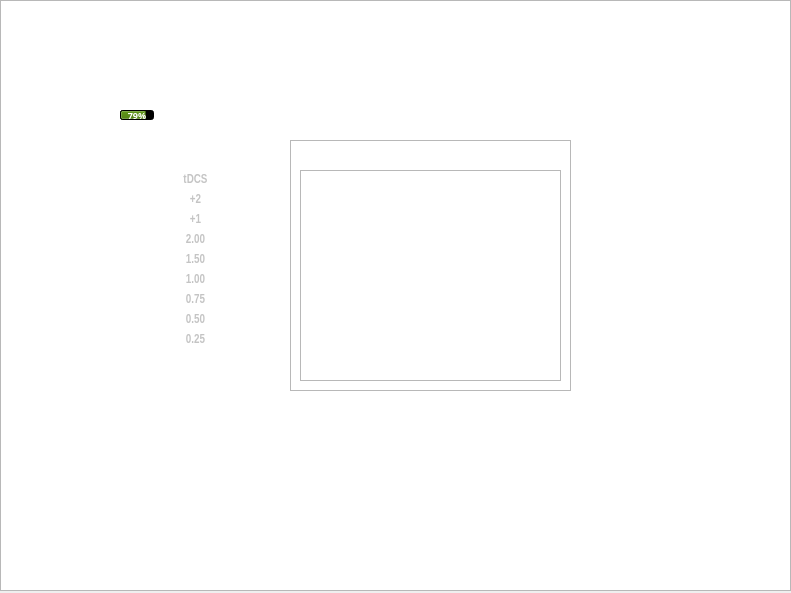
<?xml version="1.0" encoding="UTF-8"?>
<ui version="4.0">
 <class>MainWindow</class>
 <widget class="QMainWindow" name="MainWindow">
  <property name="geometry">
   <rect>
    <x>0</x>
    <y>0</y>
    <width>791</width>
    <height>593</height>
   </rect>
  </property>
  <property name="windowTitle">
   <string>CES Device Simulator</string>
  </property>
  <property name="windowIcon">
   <iconset>
    <normaloff>res/overlay/Background.png</normaloff>res/overlay/Background.png</iconset>
  </property>
  <widget class="QWidget" name="centralwidget">
   <widget class="QGraphicsView" name="skin_background">
    <property name="geometry">
     <rect>
      <x>0</x>
      <y>0</y>
      <width>791</width>
      <height>591</height>
     </rect>
    </property>
    <property name="styleSheet">
     <string notr="true">border-image: url(:/overlay/Background.png);</string>
    </property>
   </widget>
   <widget class="QPushButton" name="btn_power">
    <property name="geometry">
     <rect>
      <x>190</x>
      <y>480</y>
      <width>51</width>
      <height>51</height>
     </rect>
    </property>
    <property name="styleSheet">
     <string notr="true">QPushButton {
	image: url(:/buttons/powerButton.png);
	border-radius: 20px;
}

QPushButton:pressed {
	image: url(:/buttons/power_on.png);
}
</string>
    </property>
    <property name="text">
     <string/>
    </property>
   </widget>
   <widget class="QPushButton" name="btn_del">
    <property name="geometry">
     <rect>
      <x>281</x>
      <y>510</y>
      <width>71</width>
      <height>31</height>
     </rect>
    </property>
    <property name="styleSheet">
     <string notr="true">QPushButton {
	image: url(:/buttons/delButton.png);
	border-radius: 20px;
}

QPushButton:pressed {
	image: url(:/buttons/del_press.png);
}</string>
    </property>
    <property name="text">
     <string/>
    </property>
   </widget>
   <widget class="QLabel" name="dur_20min">
    <property name="enabled">
     <bool>true</bool>
    </property>
    <property name="geometry">
     <rect>
      <x>610</x>
      <y>150</y>
      <width>51</width>
      <height>51</height>
     </rect>
    </property>
    <property name="styleSheet">
     <string notr="true">image: url(:/icons/20min Session.png);</string>
    </property>
    <property name="text">
     <string/>
    </property>
   </widget>
   <widget class="QLabel" name="dur_45min">
    <property name="enabled">
     <bool>true</bool>
    </property>
    <property name="geometry">
     <rect>
      <x>610</x>
      <y>210</y>
      <width>51</width>
      <height>51</height>
     </rect>
    </property>
    <property name="styleSheet">
     <string notr="true">border-image: url(:/icons/45min Session.png);</string>
    </property>
    <property name="text">
     <string/>
    </property>
   </widget>
   <widget class="QLabel" name="dur_3hrs">
    <property name="geometry">
     <rect>
      <x>610</x>
      <y>270</y>
      <width>51</width>
      <height>51</height>
     </rect>
    </property>
    <property name="styleSheet">
     <string notr="true">border-image: url(:/icons/3hr Session.png);</string>
    </property>
    <property name="text">
     <string/>
    </property>
   </widget>
   <widget class="QLabel" name="dur_custom">
    <property name="geometry">
     <rect>
      <x>610</x>
      <y>330</y>
      <width>51</width>
      <height>51</height>
     </rect>
    </property>
    <property name="styleSheet">
     <string notr="true">border-image: url(:/icons/User Session.png);</string>
    </property>
    <property name="text">
     <string/>
    </property>
   </widget>
   <widget class="QProgressBar" name="batteryLevel">
    <property name="geometry">
     <rect>
      <x>120</x>
      <y>110</y>
      <width>34</width>
      <height>10</height>
     </rect>
    </property>
    <property name="font">
     <font>
      <family>Ubuntu Mono</family>
      <pointsize>7</pointsize>
      <weight>75</weight>
      <italic>false</italic>
      <bold>true</bold>
      <kerning>true</kerning>
     </font>
    </property>
    <property name="autoFillBackground">
     <bool>false</bool>
    </property>
    <property name="styleSheet">
     <string notr="true">selection-background-color: rgb(82, 129, 22);
background-color: rgb(0, 0, 0);</string>
    </property>
    <property name="minimum">
     <number>0</number>
    </property>
    <property name="value">
     <number>79</number>
    </property>
    <property name="alignment">
     <set>Qt::AlignLeading|Qt::AlignLeft|Qt::AlignVCenter</set>
    </property>
    <property name="textVisible">
     <bool>true</bool>
    </property>
    <property name="orientation">
     <enum>Qt::Horizontal</enum>
    </property>
    <property name="invertedAppearance">
     <bool>false</bool>
    </property>
    <property name="format">
     <string>%p%</string>
    </property>
   </widget>
   <widget class="QPushButton" name="btn_save">
    <property name="geometry">
     <rect>
      <x>440</x>
      <y>470</y>
      <width>71</width>
      <height>31</height>
     </rect>
    </property>
    <property name="styleSheet">
     <string notr="true">QPushButton {
	image: url(:/buttons/saveButton.png);
	border-radius: 20px;
}

QPushButton:pressed {
	image: url(:/buttons/save_press.png);
}
</string>
    </property>
    <property name="text">
     <string/>
    </property>
   </widget>
   <widget class="QPushButton" name="btn_up">
    <property name="geometry">
     <rect>
      <x>360</x>
      <y>470</y>
      <width>71</width>
      <height>31</height>
     </rect>
    </property>
    <property name="styleSheet">
     <string notr="true">QPushButton {
	image: url(:/buttons/upButton.png);
	border-radius: 20px;
}

QPushButton:pressed {
	image: url(:/buttons/up_press.png);
}
</string>
    </property>
    <property name="text">
     <string/>
    </property>
   </widget>
   <widget class="QPushButton" name="btn_dn">
    <property name="geometry">
     <rect>
      <x>360</x>
      <y>510</y>
      <width>71</width>
      <height>31</height>
     </rect>
    </property>
    <property name="styleSheet">
     <string notr="true">QPushButton {
	image: url(:/buttons/dnButton.png);
	border-radius: 20px;
}

QPushButton:pressed {
	image: url(:/buttons/dn_press.png);
}
</string>
    </property>
    <property name="text">
     <string/>
    </property>
   </widget>
   <widget class="QPushButton" name="btn_ok">
    <property name="geometry">
     <rect>
      <x>438</x>
      <y>510</y>
      <width>71</width>
      <height>31</height>
     </rect>
    </property>
    <property name="styleSheet">
     <string notr="true">QPushButton {
	image: url(:/buttons/okButton.png);
	border-radius: 20px;
}

QPushButton:pressed {
	image: url(:/buttons/ok_press.png);
}
</string>
    </property>
    <property name="text">
     <string/>
    </property>
   </widget>
   <widget class="QPushButton" name="btn_home">
    <property name="geometry">
     <rect>
      <x>280</x>
      <y>470</y>
      <width>71</width>
      <height>31</height>
     </rect>
    </property>
    <property name="styleSheet">
     <string notr="true">QPushButton {
	border-radius: 20px;
	image: url(:/buttons/homeButton.png);
}

QPushButton:pressed {
	border-radius: 20px;
	image: url(:/buttons/home_press.png);
}
</string>
    </property>
    <property name="text">
     <string/>
    </property>
   </widget>
   <widget class="QLabel" name="connection_CES">
    <property name="geometry">
     <rect>
      <x>420</x>
      <y>100</y>
      <width>31</width>
      <height>31</height>
     </rect>
    </property>
    <property name="styleSheet">
     <string notr="true">image: url(:/icons/CES Output.png);</string>
    </property>
    <property name="text">
     <string/>
    </property>
   </widget>
   <widget class="QLabel" name="connection_audio">
    <property name="geometry">
     <rect>
      <x>460</x>
      <y>100</y>
      <width>31</width>
      <height>31</height>
     </rect>
    </property>
    <property name="styleSheet">
     <string notr="true">image: url(:/icons/Audio Input.png);</string>
    </property>
    <property name="text">
     <string/>
    </property>
   </widget>
   <widget class="QLabel" name="mode_L">
    <property name="geometry">
     <rect>
      <x>500</x>
      <y>100</y>
      <width>31</width>
      <height>41</height>
     </rect>
    </property>
    <property name="styleSheet">
     <string notr="true">image: url(:/icons/Left.png);</string>
    </property>
    <property name="text">
     <string/>
    </property>
   </widget>
   <widget class="QLabel" name="mode_R">
    <property name="geometry">
     <rect>
      <x>540</x>
      <y>100</y>
      <width>31</width>
      <height>41</height>
     </rect>
    </property>
    <property name="styleSheet">
     <string notr="true">image: url(:/icons/Right.png);</string>
    </property>
    <property name="text">
     <string/>
    </property>
   </widget>
   <widget class="QLabel" name="powerLED">
    <property name="geometry">
     <rect>
      <x>170</x>
      <y>470</y>
      <width>10</width>
      <height>10</height>
     </rect>
    </property>
    <property name="styleSheet">
     <string notr="true">image: url(:/icons/power_on.png);</string>
    </property>
    <property name="lineWidth">
     <number>0</number>
    </property>
    <property name="text">
     <string/>
    </property>
   </widget>
   <widget class="QGraphicsView" name="skin_menu">
    <property name="geometry">
     <rect>
      <x>290</x>
      <y>140</y>
      <width>281</width>
      <height>251</height>
     </rect>
    </property>
    <property name="styleSheet">
     <string notr="true">border-image: url(:/overlay/Menu.png);</string>
    </property>
   </widget>
   <widget class="QGraphicsView" name="table_menu">
    <property name="geometry">
     <rect>
      <x>300</x>
      <y>170</y>
      <width>261</width>
      <height>211</height>
     </rect>
    </property>
   </widget>
   <widget class="QLabel" name="ses_met">
    <property name="geometry">
     <rect>
      <x>240</x>
      <y>190</y>
      <width>21</width>
      <height>21</height>
     </rect>
    </property>
    <property name="styleSheet">
     <string notr="true">image: url(:/icons/MET.png);</string>
    </property>
    <property name="text">
     <string/>
    </property>
   </widget>
   <widget class="QLabel" name="ses_subDelta">
    <property name="geometry">
     <rect>
      <x>240</x>
      <y>210</y>
      <width>21</width>
      <height>16</height>
     </rect>
    </property>
    <property name="styleSheet">
     <string notr="true">image: url(:/icons/Sub-Delta.png);</string>
    </property>
    <property name="text">
     <string/>
    </property>
   </widget>
   <widget class="QLabel" name="ses_delta">
    <property name="geometry">
     <rect>
      <x>240</x>
      <y>230</y>
      <width>21</width>
      <height>16</height>
     </rect>
    </property>
    <property name="styleSheet">
     <string notr="true">image: url(:/icons/Delta.png);</string>
    </property>
    <property name="text">
     <string/>
    </property>
   </widget>
   <widget class="QLabel" name="ses_theta">
    <property name="geometry">
     <rect>
      <x>240</x>
      <y>250</y>
      <width>21</width>
      <height>16</height>
     </rect>
    </property>
    <property name="styleSheet">
     <string notr="true">image: url(:/icons/Theta.png);</string>
    </property>
    <property name="text">
     <string/>
    </property>
   </widget>
   <widget class="QLabel" name="ses_alpha">
    <property name="geometry">
     <rect>
      <x>240</x>
      <y>270</y>
      <width>21</width>
      <height>16</height>
     </rect>
    </property>
    <property name="styleSheet">
     <string notr="true">image: url(:/icons/Alpha.png);</string>
    </property>
    <property name="text">
     <string/>
    </property>
   </widget>
   <widget class="QLabel" name="ses_beta1">
    <property name="geometry">
     <rect>
      <x>240</x>
      <y>290</y>
      <width>21</width>
      <height>16</height>
     </rect>
    </property>
    <property name="styleSheet">
     <string notr="true">image: url(:/icons/Beta 1.png);</string>
    </property>
    <property name="text">
     <string/>
    </property>
   </widget>
   <widget class="QLabel" name="ses_beta2">
    <property name="geometry">
     <rect>
      <x>240</x>
      <y>310</y>
      <width>21</width>
      <height>16</height>
     </rect>
    </property>
    <property name="styleSheet">
     <string notr="true">image: url(:/icons/Beta 2.png);</string>
    </property>
    <property name="text">
     <string/>
    </property>
   </widget>
   <widget class="QLabel" name="ses_100Hz">
    <property name="geometry">
     <rect>
      <x>240</x>
      <y>330</y>
      <width>31</width>
      <height>31</height>
     </rect>
    </property>
    <property name="styleSheet">
     <string notr="true">image: url(:/icons/100Hz.png);</string>
    </property>
    <property name="text">
     <string/>
    </property>
   </widget>
   <widget class="QLabel" name="extra_tdcs">
    <property name="geometry">
     <rect>
      <x>180</x>
      <y>170</y>
      <width>31</width>
      <height>20</height>
     </rect>
    </property>
    <property name="font">
     <font>
      <family>Liberation Sans Narrow</family>
      <pointsize>9</pointsize>
      <weight>75</weight>
      <italic>false</italic>
      <bold>true</bold>
     </font>
    </property>
    <property name="styleSheet">
     <string notr="true">color: rgb(196, 196, 196);</string>
    </property>
    <property name="text">
     <string>tDCS</string>
    </property>
    <property name="alignment">
     <set>Qt::AlignCenter</set>
    </property>
   </widget>
   <widget class="QLabel" name="extra_2">
    <property name="geometry">
     <rect>
      <x>180</x>
      <y>190</y>
      <width>31</width>
      <height>20</height>
     </rect>
    </property>
    <property name="font">
     <font>
      <family>Liberation Sans Narrow</family>
      <pointsize>9</pointsize>
      <weight>75</weight>
      <italic>false</italic>
      <bold>true</bold>
     </font>
    </property>
    <property name="styleSheet">
     <string notr="true">color: rgb(196, 196, 196);</string>
    </property>
    <property name="text">
     <string>+2</string>
    </property>
    <property name="alignment">
     <set>Qt::AlignCenter</set>
    </property>
   </widget>
   <widget class="QLabel" name="extra_1">
    <property name="geometry">
     <rect>
      <x>180</x>
      <y>210</y>
      <width>31</width>
      <height>20</height>
     </rect>
    </property>
    <property name="font">
     <font>
      <family>Liberation Sans Narrow</family>
      <pointsize>9</pointsize>
      <weight>75</weight>
      <italic>false</italic>
      <bold>true</bold>
     </font>
    </property>
    <property name="styleSheet">
     <string notr="true">color: rgb(196, 196, 196);</string>
    </property>
    <property name="text">
     <string>+1</string>
    </property>
    <property name="alignment">
     <set>Qt::AlignCenter</set>
    </property>
   </widget>
   <widget class="QLabel" name="extra_200">
    <property name="geometry">
     <rect>
      <x>180</x>
      <y>230</y>
      <width>31</width>
      <height>20</height>
     </rect>
    </property>
    <property name="font">
     <font>
      <family>Liberation Sans Narrow</family>
      <pointsize>9</pointsize>
      <weight>75</weight>
      <italic>false</italic>
      <bold>true</bold>
     </font>
    </property>
    <property name="styleSheet">
     <string notr="true">color: rgb(196, 196, 196);</string>
    </property>
    <property name="text">
     <string>2.00</string>
    </property>
    <property name="alignment">
     <set>Qt::AlignCenter</set>
    </property>
   </widget>
   <widget class="QLabel" name="extra_150">
    <property name="geometry">
     <rect>
      <x>180</x>
      <y>250</y>
      <width>31</width>
      <height>20</height>
     </rect>
    </property>
    <property name="font">
     <font>
      <family>Liberation Sans Narrow</family>
      <pointsize>9</pointsize>
      <weight>75</weight>
      <italic>false</italic>
      <bold>true</bold>
     </font>
    </property>
    <property name="styleSheet">
     <string notr="true">color: rgb(196, 196, 196);</string>
    </property>
    <property name="text">
     <string>1.50</string>
    </property>
    <property name="alignment">
     <set>Qt::AlignCenter</set>
    </property>
   </widget>
   <widget class="QLabel" name="extra_100">
    <property name="geometry">
     <rect>
      <x>180</x>
      <y>270</y>
      <width>31</width>
      <height>20</height>
     </rect>
    </property>
    <property name="font">
     <font>
      <family>Liberation Sans Narrow</family>
      <pointsize>9</pointsize>
      <weight>75</weight>
      <italic>false</italic>
      <bold>true</bold>
     </font>
    </property>
    <property name="styleSheet">
     <string notr="true">color: rgb(196, 196, 196);</string>
    </property>
    <property name="text">
     <string>1.00</string>
    </property>
    <property name="alignment">
     <set>Qt::AlignCenter</set>
    </property>
   </widget>
   <widget class="QLabel" name="extra_075">
    <property name="geometry">
     <rect>
      <x>180</x>
      <y>290</y>
      <width>31</width>
      <height>20</height>
     </rect>
    </property>
    <property name="font">
     <font>
      <family>Liberation Sans Narrow</family>
      <pointsize>9</pointsize>
      <weight>75</weight>
      <italic>false</italic>
      <bold>true</bold>
     </font>
    </property>
    <property name="styleSheet">
     <string notr="true">color: rgb(196, 196, 196);</string>
    </property>
    <property name="text">
     <string>0.75</string>
    </property>
    <property name="alignment">
     <set>Qt::AlignCenter</set>
    </property>
   </widget>
   <widget class="QLabel" name="extra_050">
    <property name="geometry">
     <rect>
      <x>180</x>
      <y>310</y>
      <width>31</width>
      <height>20</height>
     </rect>
    </property>
    <property name="font">
     <font>
      <family>Liberation Sans Narrow</family>
      <pointsize>9</pointsize>
      <weight>75</weight>
      <italic>false</italic>
      <bold>true</bold>
     </font>
    </property>
    <property name="styleSheet">
     <string notr="true">color: rgb(196, 196, 196);</string>
    </property>
    <property name="text">
     <string>0.50</string>
    </property>
    <property name="alignment">
     <set>Qt::AlignCenter</set>
    </property>
   </widget>
   <widget class="QLabel" name="extra_025">
    <property name="geometry">
     <rect>
      <x>180</x>
      <y>330</y>
      <width>31</width>
      <height>20</height>
     </rect>
    </property>
    <property name="font">
     <font>
      <family>Liberation Sans Narrow</family>
      <pointsize>9</pointsize>
      <weight>75</weight>
      <italic>false</italic>
      <bold>true</bold>
     </font>
    </property>
    <property name="styleSheet">
     <string notr="true">color: rgb(196, 196, 196);</string>
    </property>
    <property name="text">
     <string>0.25</string>
    </property>
    <property name="alignment">
     <set>Qt::AlignCenter</set>
    </property>
   </widget>
   <widget class="QLabel" name="bar_8">
    <property name="geometry">
     <rect>
      <x>130</x>
      <y>190</y>
      <width>31</width>
      <height>21</height>
     </rect>
    </property>
    <property name="styleSheet">
     <string notr="true">image: url(:/icons/8.png);</string>
    </property>
    <property name="text">
     <string/>
    </property>
   </widget>
   <widget class="QLabel" name="bar_7">
    <property name="geometry">
     <rect>
      <x>130</x>
      <y>210</y>
      <width>31</width>
      <height>21</height>
     </rect>
    </property>
    <property name="styleSheet">
     <string notr="true">image: url(:/icons/7.png);</string>
    </property>
    <property name="text">
     <string/>
    </property>
   </widget>
   <widget class="QLabel" name="bar_6">
    <property name="geometry">
     <rect>
      <x>130</x>
      <y>230</y>
      <width>31</width>
      <height>21</height>
     </rect>
    </property>
    <property name="styleSheet">
     <string notr="true">image: url(:/icons/6.png);</string>
    </property>
    <property name="text">
     <string/>
    </property>
   </widget>
   <widget class="QLabel" name="bar_5">
    <property name="geometry">
     <rect>
      <x>130</x>
      <y>250</y>
      <width>31</width>
      <height>21</height>
     </rect>
    </property>
    <property name="styleSheet">
     <string notr="true">image: url(:/icons/5.png);</string>
    </property>
    <property name="text">
     <string/>
    </property>
   </widget>
   <widget class="QLabel" name="bar_4">
    <property name="geometry">
     <rect>
      <x>130</x>
      <y>270</y>
      <width>31</width>
      <height>21</height>
     </rect>
    </property>
    <property name="styleSheet">
     <string notr="true">image: url(:/icons/4.png);</string>
    </property>
    <property name="text">
     <string/>
    </property>
   </widget>
   <widget class="QLabel" name="bar_3">
    <property name="geometry">
     <rect>
      <x>130</x>
      <y>290</y>
      <width>31</width>
      <height>21</height>
     </rect>
    </property>
    <property name="styleSheet">
     <string notr="true">image: url(:/icons/3.png);</string>
    </property>
    <property name="text">
     <string/>
    </property>
   </widget>
   <widget class="QLabel" name="bar_2">
    <property name="geometry">
     <rect>
      <x>130</x>
      <y>310</y>
      <width>31</width>
      <height>21</height>
     </rect>
    </property>
    <property name="styleSheet">
     <string notr="true">image: url(:/icons/2.png);</string>
    </property>
    <property name="text">
     <string/>
    </property>
   </widget>
   <widget class="QLabel" name="bar_1">
    <property name="geometry">
     <rect>
      <x>130</x>
      <y>330</y>
      <width>31</width>
      <height>21</height>
     </rect>
    </property>
    <property name="styleSheet">
     <string notr="true">image: url(:/icons/1.png);</string>
    </property>
    <property name="text">
     <string/>
    </property>
   </widget>
  </widget>
 </widget>
 <resources/>
 <connections/>
</ui>
